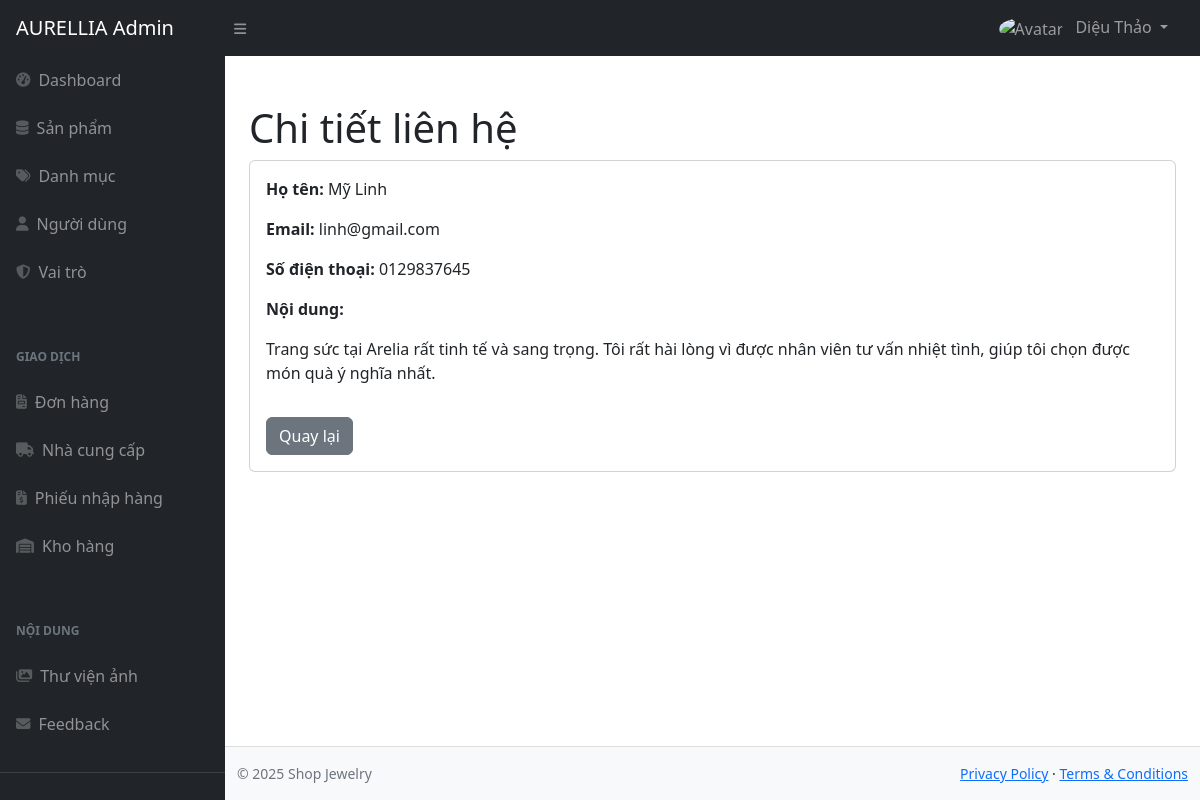
Page /admin/index.php?act=contact-detail&id=4 (signed in) on the committed database.
### tables this page shows
CREATE TABLE `contact` (
  `id` int(11) NOT NULL,
  `fullname` varchar(255) DEFAULT NULL,
  `email` varchar(255) DEFAULT NULL,
  `phone_number` varchar(255) DEFAULT NULL,
  `content` varchar(255) DEFAULT NULL,
  `isDeleted` int(11) DEFAULT NULL
);

### admin/controllers/ContactController.php (called while the page is built, shortened)
<?php
require "models/ContactModel.php";
class ContactController {
    private $model;
    function __construct($db) {
        $this->model = new ContactModel($db);
    }
    function detail() {
        $id = $_GET["id"] ?? 0;
        $contact = $this->model->getById($id);
        include "layouts/main.php";
    }
}

### admin/models/ContactModel.php (called while the page is built, shortened)
<?php
class ContactModel {
    private $conn;
    function __construct($db) {
        $this->conn = $db;
    }
    function getById($id) {
        $id = (int)$id;
        $sql = "SELECT * FROM contact WHERE id = $id LIMIT 1";
        return $this->conn->query($sql)->fetch_assoc();
    }
}

### admin/views/contact/detail.php (the view)
<h1 class="mt-4">Chi tiết liên hệ</h1>
<div class="card">
    <div class="card-body">
        <p><strong>Họ tên:</strong> <?= htmlspecialchars($contact['fullname']) ?></p>
        <p><strong>Email:</strong> <?= htmlspecialchars($contact['email']) ?></p>
        <p><strong>Số điện thoại:</strong> <?= htmlspecialchars($contact['phone_number']) ?></p>
        <p><strong>Nội dung:</strong></p>
        <p><?= nl2br(htmlspecialchars($contact['content'])) ?></p>
        <a href="index.php?act=contact" class="btn btn-secondary mt-3">Quay lại</a>
    </div>
</div>

### rows in the picture
contact: fullname "Mỹ Linh", email "linh@gmail.com", phone_number "0129837645", content "Trang sức tại Arelia rất tinh tế và sang trọng. Tôi rất hài lòng vì được nhân viên tư vấn nhiệt tình, giúp tôi chọn được món quà ý nghĩa nhất."

### other values in the picture
$adminName "Diệu Thảo"
